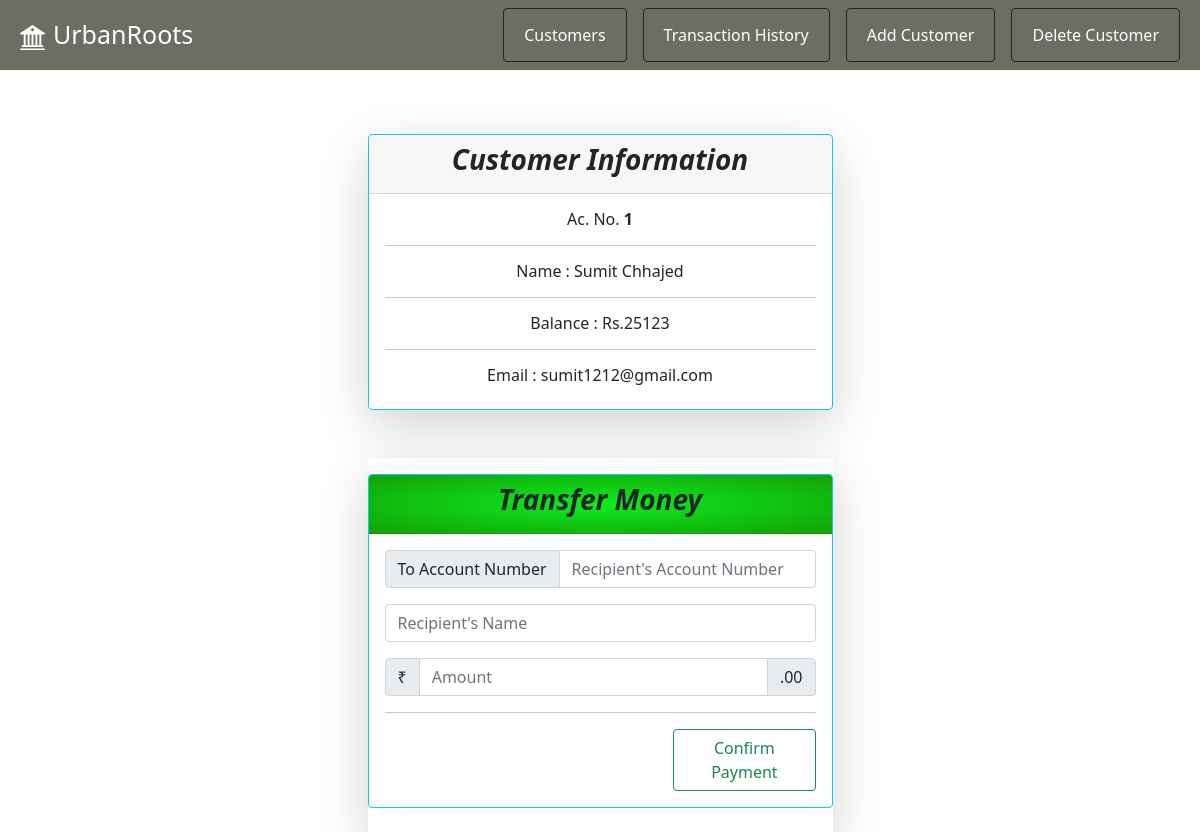
The app's page /custinfo/1, older data.
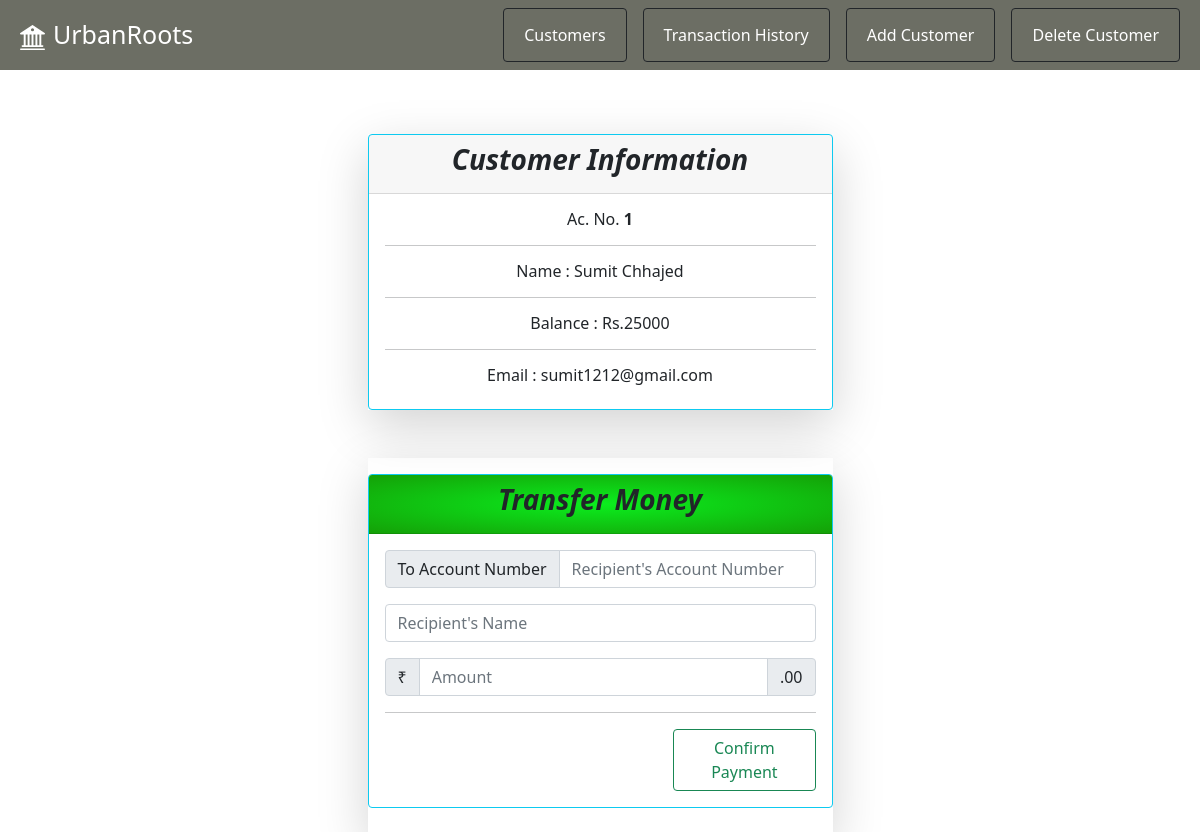
The same page, newer data.
### bank_app/models.py (models this page shows)
class Customer(models.Model):
    id=models.AutoField(primary_key=True)
    name=models.CharField(max_length=100)
    email=models.EmailField(max_length=100)
    balance=models.IntegerField()

### bank_app/views.py (the view, shortened to what this page needs)
# urls.py: path('custinfo/<int:id>',views.custinfo),
def custinfo(request,id):
    global allids
    cust=Customer.objects.filter(id=id)   #returns iterator queryset
    cust1 = Customer.objects.get(id = id)  #returns single object
    sender_name = cust1.name
    if request.method == 'GET':
        return render(request,'custinfo.html',{'customer':cust,'cur_cust_id':id})

### templates/custinfo.html (shortened to what this page needs)
{% extends 'base.html' %}
{% block content %}
<div class="container pt-5">
    <div class="col-lg-5 shadow-lg mx-auto p-0 mt-3">
        <div class="card border-info mb-3" style="align-self: auto;">
            <div class="card-header">
                <h3 style="text-align: center;"><b><i>Customer Information</i></b></h3>
            </div>
            <div class="card-body">
                {% for cust in customer %}
                <h6 style="text-align: center;">Ac. No. <b>{{cust.id}}</b></h6>
                <hr>
                <h6 style="text-align: center;">Name : {{cust.name}}</h6>
                <hr>
                <h6 style="text-align: center;">Balance : Rs.{{ cust.balance }}</h6>
                <hr>
                <h6 style="text-align: center;">Email : {{ cust.email }}</h6>
                {% endfor %}
            </div>
        </div>
    </div>
    <div class="col-lg-5 shadow-lg mx-auto pt-3 mt-5 pb-2">
        <div class="border-1 mb-md-2">
            <div class="card border-info mb-3" style="align-self: auto;">
                <div class="card-header"
                    style="text-align: center;background: radial-gradient(rgb(11, 238, 30),#14a007);">
                    <h3 style="text-align: center;">
                        <b><i>Transfer Money</i></b>
                    </h3>
                </div>
                <div class="card-body">
                    <form method="POST" action="/custinfo/{{cur_cust_id}}">
                        <div class="input-group mb-3">
                            <span class="input-group-text" id="AccountNum">To Account Number</span>
                            <input type="number" class="form-control" placeholder="Recipient's Account Number Here"
                                aria-label="AccountNum" aria-describedby="AccountNum" name="AccountNum" id="AccountNum"
                                required>
                        </div>
                        <div class="input-group mb-3">
                            <input type="text" class="form-control" placeholder="Recipient's Name" id="RName"
                                name="RName" aria-label="Recipient's username" aria-describedby="basic-addon2">
                        </div>
                        <div class="input-group mb-3">
                            <span class="input-group-text">₹</span>
                            <input type="number" class="form-control" aria-label="Amount" name="Amount" id="Amount"
                                aria-describedby="Amount" placeholder="Amount" required>
                            <span class="input-group-text">.00</span>
                        </div>
                        <hr>
                        <button type="submit" class="btn btn-outline-success" style="margin-left: 67%;">Confirm
                            Payment</button>
                    </form>
                </div>
            </div>
        </div>
    </div>
</div>
{% endblock content %}

Row changes from the older to the newer data that the page shows:
changed Customer "Sumit Chhajed": balance "25123" → "25000"
